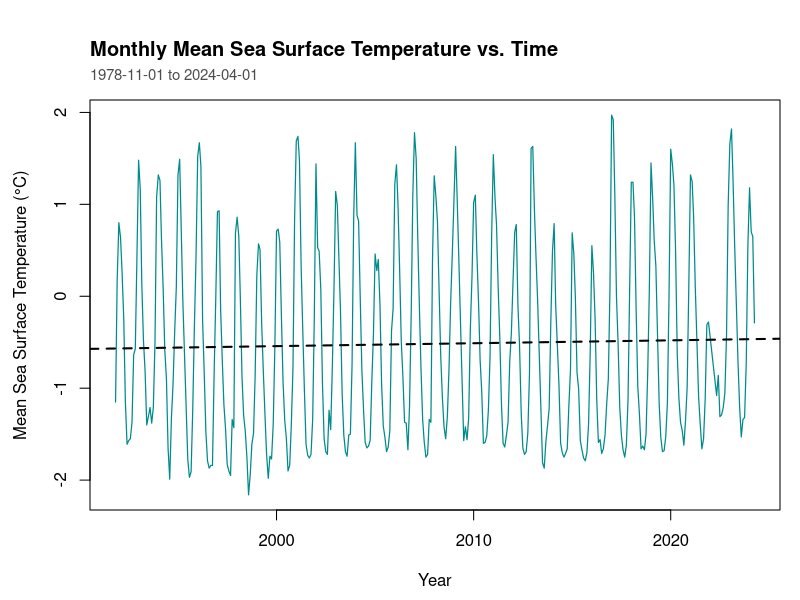
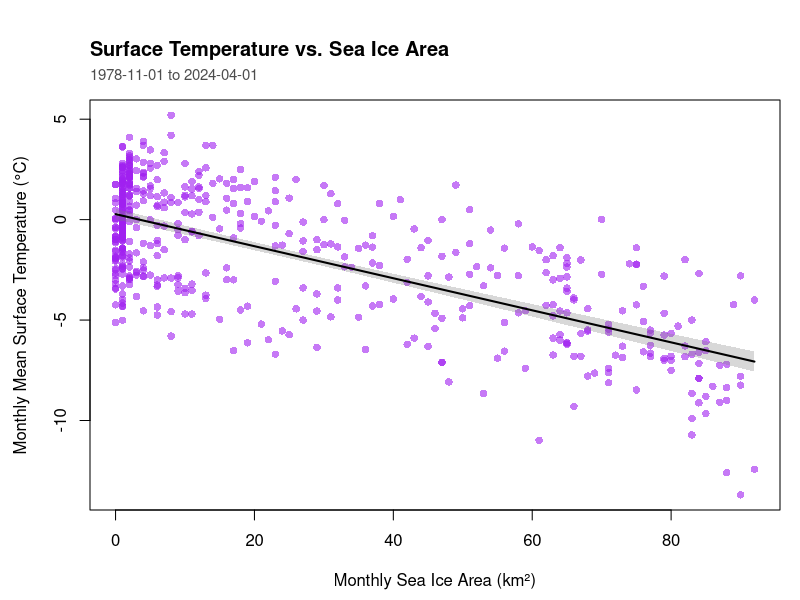
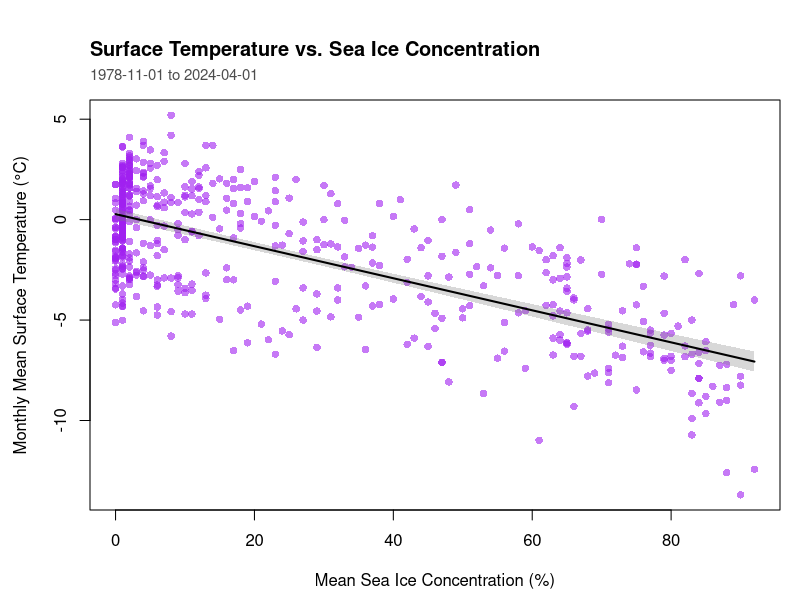

These charts were generated, in order, by the following R code:
## ---- chunk 1
knitr::opts_chunk$set(echo = TRUE, warning = FALSE, message = FALSE)
options(scipen = 999)
## ---- chunk 2

weather <- read.csv("Monthly_Weather_Clean.csv")
seaicearea <- read.csv("SeaIceArea_Clean.csv")
seaiceconc <- read.csv("SeaIceConc_Clean.csv")


weatherClean <- data.frame(
  Date = as.Date(weather$Date, format = "%m/%d/%Y"),
  surfaceTemp = weather$Mean_Temperature_C,
  MseaSurfaceTemp = weather$Mean_Sea_Surface_Temperature_C)

areaFiltered <- subset(seaicearea, Subregion == "WAP")
SSIclean <- data.frame(
  Date = as.Date(paste(areaFiltered$Year, areaFiltered$Month, "01", sep = "-"),
                 format = "%Y-%m-%d"),
  SIA = areaFiltered$Sea_ice_area)

SSIfiltered <- subset(seaiceconc, Subregion == "Anv")
SIAfiltered <- data.frame(
  Date = as.Date(paste(SSIfiltered$Year, SSIfiltered$Month, "01", sep = "-"),
                 format = "%Y-%m-%d"),
  SIA = SSIfiltered$Mean_sea_ice_conc)
projectData <- weatherClean
projectData$SIA <- as.numeric(
  SSIclean$SIA[match(weatherClean$Date, SSIclean$Date)])
projectData$SIA <- as.numeric(
  SIAfiltered$SIA[match(weatherClean$Date, SIAfiltered$Date)])

## ---- chunk 3

TITLEADDER <- function(title, subtitle) {
  title(main = title, adj = 0, line = 2.2, cex.main = 1.2)
  mtext(subtitle, side = 3, adj = 0, line = 0.8, cex = 0.9, col = "grey30")
}
TRENDLINEADDER <- function(model, x) {
  xs <- seq(min(x), max(x), length.out = 200)
  newd <- data.frame(xs)
  names(newd) <- names(model$model)[2]
  pr <- predict(model, newdata = newd, interval = "confidence")
  polygon(c(xs, rev(xs)), c(pr[, "lwr"], rev(pr[, "upr"])),
          col = adjustcolor("grey50", alpha.f = 0.3), border = NA)
  lines(xs, pr[, "fit"], col = "black", lwd = 2)
}


## ---- chunk 4

SSTdata <- subset(projectData, !is.na(Date) & !is.na(MseaSurfaceTemp))
TIMEdata <- lm(MseaSurfaceTemp ~ Date, data = SSTdata)



par(mar = c(4.5, 4.5, 5, 1))
plot(SSTdata$Date, SSTdata$MseaSurfaceTemp, type = "l",
     col = "darkcyan", lwd = 1.2,
     xlab = "Year", ylab = "Mean Sea Surface Temperature (°C)")
abline(TIMEdata, col = "black", lty = 2, lwd = 2)
TITLEADDER("Monthly Mean Sea Surface Temperature vs. Time", "1978-11-01 to 2024-04-01")
summary(TIMEdata)$coefficients


## ---- chunk 5

TEMPdata <- subset(projectData, !is.na(surfaceTemp) & !is.na(SIA))
TEMPmod <- lm(surfaceTemp ~ SIA, data = TEMPdata)


par(mar = c(4.5, 4.5, 5, 1))
plot(TEMPdata$SIA, TEMPdata$surfaceTemp, type = "n",
     xlab = "Monthly Sea Ice Area (km²)",
     ylab = "Monthly Mean Surface Temperature (°C)")
points(TEMPdata$SIA, TEMPdata$surfaceTemp, pch = 16, col = adjustcolor("purple", alpha.f = 0.6))
TRENDLINEADDER(TEMPmod,TEMPdata$SIA)
TITLEADDER("Surface Temperature vs. Sea Ice Area","1978-11-01 to 2024-04-01")

summary(TEMPmod)$coefficients



## ---- chunk 6

CONCdata <- subset(projectData, !is.na(surfaceTemp) & !is.na(SIA))
CONCmod <- lm(surfaceTemp ~ SIA, data = CONCdata)


par(mar = c(4.5, 4.5, 5, 1))
plot(CONCdata$SIA, CONCdata$surfaceTemp, type = "n",
     xlab = "Mean Sea Ice Concentration (%)",
     ylab = "Monthly Mean Surface Temperature (°C)")
points(CONCdata$SIA, CONCdata$surfaceTemp,pch = 16, col = adjustcolor("purple", alpha.f = 0.6))
TRENDLINEADDER(CONCmod,CONCdata$SIA)
TITLEADDER("Surface Temperature vs. Sea Ice Concentration", "1978-11-01 to 2024-04-01")


summary(CONCmod)$coefficients
